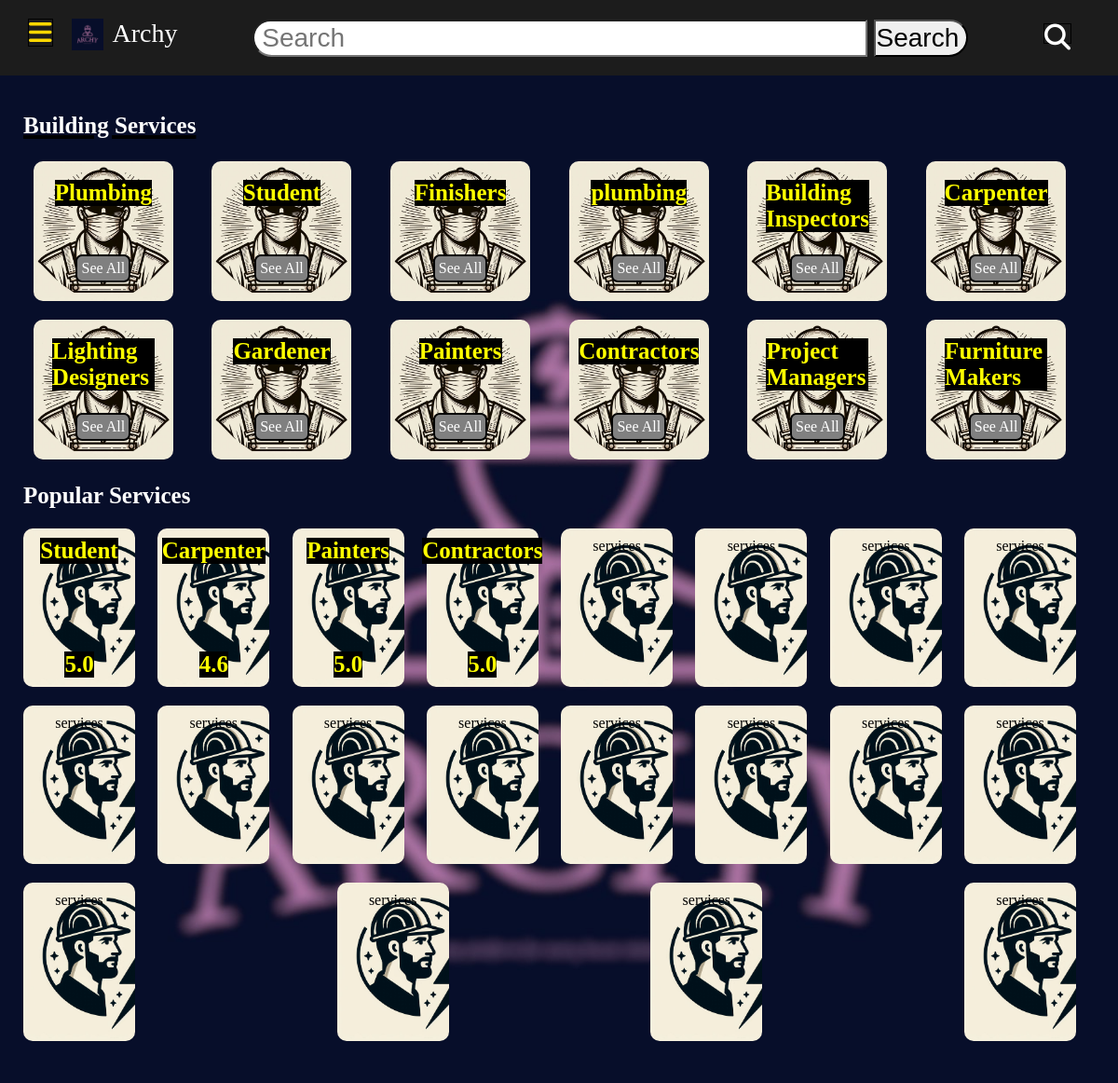
Page /routing/building (signed in) on the committed database.
### routing/models.py (models this page shows)
class Professional(models.Model):
  name=models.CharField(max_length=64)
  photo=models.ImageField(blank=True, upload_to="images/")
  banner=models.ImageField(blank=True, upload_to="images/")
  age=models.IntegerField(blank=True)
  profession=models.CharField(max_length=30)
  bio=models.CharField(max_length=200,blank=True)
  country=models.CharField(max_length=64)
  city=models.CharField(max_length=64)
  email=models.EmailField(max_length=254)
  phone=models.IntegerField()
  category=models.CharField(max_length=64)
  price=models.CharField(max_length=30, default="650/day")
  rating=models.FloatField(default=0)
  about=models.TextField(blank=True)
  work=models.TextField(blank=True)
  service=models.CharField(max_length=60, default="Building Services")
  opento=models.BooleanField(default=False)

### routing/views.py (the view)
# urls.py: path("building", views.building, name="building"),
def building(request):
  if not request.user.is_authenticated:
    return render(request, "routing/login.html")
  catag=set(Professional.objects.filter(service="Building Service").values_list("profession", flat=True))
  popular=Professional.objects.filter(service="Building Service").filter(rating__gt=4)
  return render(request, "routing/building.html",{
    "catag":catag,
    "popular": popular
  })

### routing/templates/routing/building.html (shortened to what this page needs)
{% extends "routing/layout.html" %}
{% load static %}
{% block main %}
  <div class="build-page">
    <div class="everything">
      <div id="building"><b> Building Services </b></div>
      <div class="building">
        <div class="all">
          {% for profession in catag %}
            <div class="box">
              <span style="background-color: black;"> <b style="color: yellow;">{{ profession }}</b></span>
              <div class="see"><a href="{% url 'routing:list' profession %}">See All</a></div>
            </div>
          {% endfor %}
        </div>
      <div class="popular">
        <div id="popular"><b>Popular Services</b> </div>
        <div id="things">
          {% for people in popular %}
          <a href="{% url 'routing:profile' people.name %}"><div class="service">
            <div style="color: yellow; background-color: black; font-size: 25px;"><b style="color: yellow"> {{ people.profession }}</b> </div>
            <div style="color: yellow; background-color: black; font-size: 25px;"><b style="color: yellow"> {{ people.rating }}</b> </div>
          </div></a>
          {% endfor %}
          <div class="service">services</div>
          <div class="service">services</div>
          <div class="service">services</div>
          <div class="service">services</div>
          <div class="service">services</div>
          <div class="service">services</div>
          <div class="service">services</div>
          <div class="service">services</div>
          <div class="service">services</div>
          <div class="service">services</div>
          <div class="service">services</div>
          <div class="service">services</div>
          <div class="service">services</div>
          <div class="service">services</div>
          <div class="service">services</div>
          <div class="service">services</div>
        </div>
        </div>
      </div>
    </div>
  </div>
{% endblock %}

### routing/static/routing/layout.css (style rules this page uses)
* { margin: 0px; padding: 0px; }
body { background-color: #1c1c1c }
a { text-decoration: none; color: white; }
.everything { padding: 25px; background-color: white; }
#building { font-size: 40px; text-decoration: underline; }
.building { margin-top: 20px; }
.box { height: 110px; width: 110px; padding: 20px; border-radius: 10px; display: flex; flex-direction: column; justify-content: space-between; align-items: center; margin: 0px 20px 20px 0px; }
.see { background-color: grey; border: 2px solid black; border-radius: 7px; padding: 4px; cursor: pointer; }
.service { height: 150px; width: 100px; background-color: green; padding: 10px; border-radius: 10px; display: flex; flex-direction: column; justify-content: space-between; align-items: center; margin: 0px 20px 20px 0px; }
#popular { font-size: 30px; }
.all { display: flex; justify-content: space-around; flex-wrap: wrap; }
#things { margin-top: 20px; display: flex; justify-content: space-between; flex-wrap: wrap; }
.build-page { height: 89vh; overflow-y: auto; }
b { font-size: 25px; }
@media only screen and (max-width: 1280px) { .build-page { height: auto; overflow: auto; } }

### routing/templates/routing/layout.html (style rules this page uses)
a { text-decoration: none; color: white; }

### rows in the picture
Professional: profession "Student", rating "5.0"
Professional: profession "Carpenter", rating "4.6"
Professional: profession "Painters", rating "5.0"
Professional: profession "Contractors", rating "5.0"

### other values in the picture
{{ profession }} "Plumbing" "Student" "Finishers" "plumbing" "Building Inspectors" "Carpenter" "Lighting Designers" "Gardener" "Painters" "Contractors" "Project Managers" "Furniture Makers"
